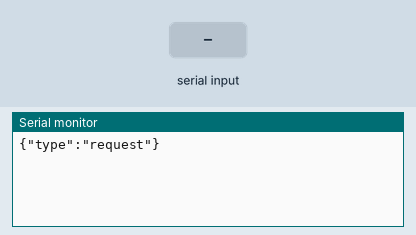
The sketch below on a simulated ESP8266 (NodeMCU). Shown: the last lines printed to the serial monitor. The inputs (shaded band) are chosen by the test bench.

Above: at 1.2 s.
1.3 s: "1" received over Serial
At 3.0 s:
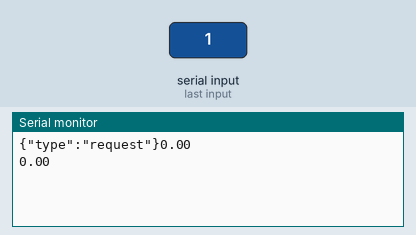
At 6.5 s:
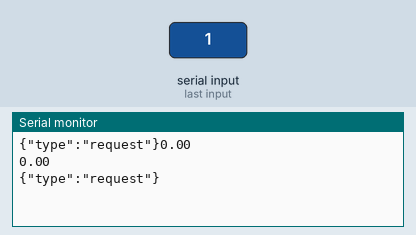

Measured:
- after the input at 1.3 s, the serial monitor: prints a new line after 1.0 s (image 1)

The sketch:

ESP8266-12E-NodeMCU.ino
```cpp
#include <ESP8266WiFi.h>
#include <ArduinoJson.h>


void setup()
{

  Serial.begin(9600);

}

void loop()
{


  handleIndex();

  delay(3000);
}

void handleIndex()
{
  // Send a JSON-formatted request with key "type" and value "request"
  // then parse the JSON-formatted response with keys "gas" and "distance"
  DynamicJsonDocument doc(1024);
  double gas = 0, distance = 0;
  // Sending the request
  doc["type"] = "request";
  serializeJson(doc,Serial);
  // Reading the response
  boolean messageReady = false;
  String message = "";
  while(messageReady == false) { // blocking but that's ok
    if(Serial.available()) {
      message = Serial.readString();
      //Serial.println(message);
      messageReady = true;
    }
  }
  // Attempt to deserialize the JSON-formatted message
  DeserializationError error = deserializeJson(doc,message);
  if(error) {
    Serial.print(F("deserializeJson() failed: "));
    Serial.println(error.c_str());
    return;
  }
  distance = doc["distance"];
  gas = doc["gas"];
  Serial.println(distance);
  Serial.println(gas);


}
```
